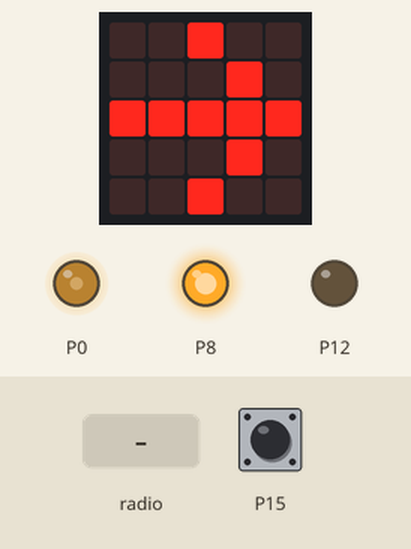
Bench run of a program on a simulated BBC micro:bit running MicroPython. Shown: the board's 5×5 LED display, output pins drawn as LEDs (lit = HIGH). Dashed ring = blinking. The inputs (shaded band) are chosen by the test bench; at power-on: P15 LOW. Pins used as bus, display or sensor lines are not drawn.

Above: at 1.6 s.
1.7 s: P15 pulled HIGH for 1 s
At 2.3 s:
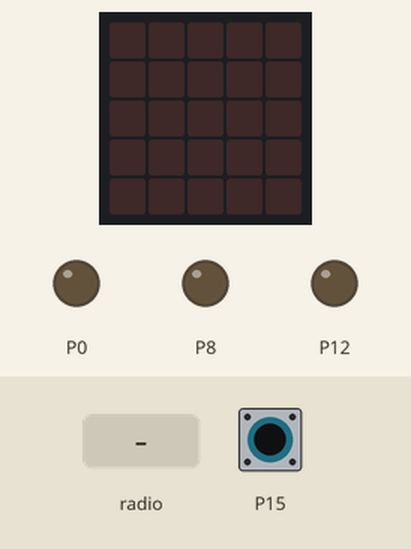
At 3.5 s:
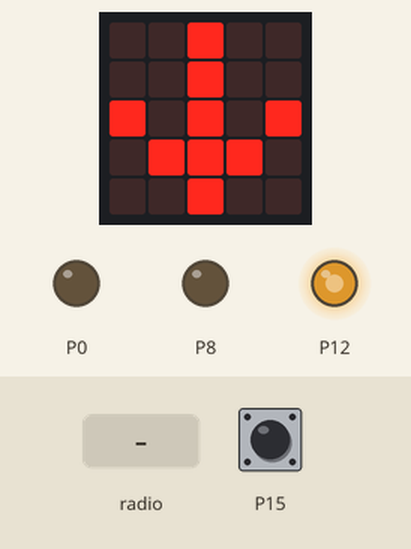
4.2 s: radio message "fwd" arrives
At 6.1 s:
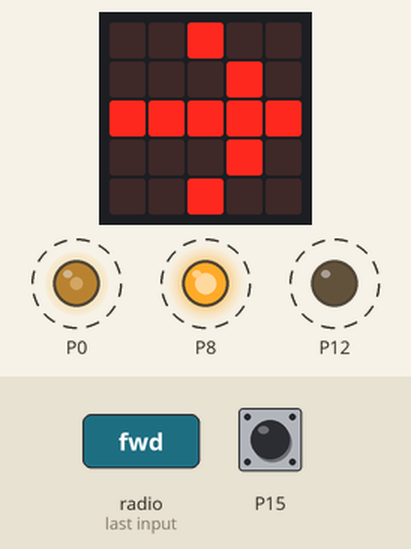
Timing chart, 0 to 16.2 s (numbered marks = the images above; inputs shaded):
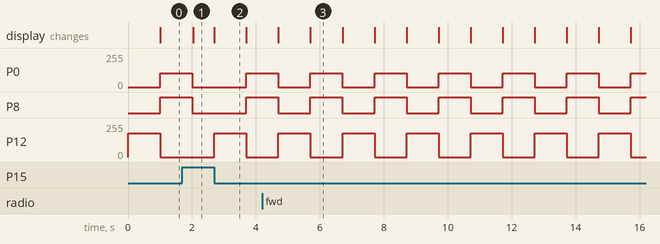

The program:

microbit_robot_min.py
```python
from microbit import pin0,pin8,pin12,pin15,pin16,Image,sleep
class KMotor:
 FORWARD=0
 REVERSE=1
 MOTOR_1=0
 MOTOR_2=1
 def __init__(self):
  self.motor_off(KMotor.MOTOR_1)
  self.motor_off(KMotor.MOTOR_2)
  display.clear()
 def motor_on(self,motor,direction,speed=100):
  if not 0<=speed<=100:
   display.show(Image.NO)
   return
  speed=self._scale(speed)
  if direction==KMotor.FORWARD:
   if motor==KMotor.MOTOR_1:
    pin8.write_analog(speed)
    pin12.write_digital(0)
   elif motor==KMotor.MOTOR_2:
    pin0.write_analog(speed)
    pin16.write_digital(0)
  else:
   if motor==KMotor.MOTOR_1:
    pin12.write_analog(speed)
    pin8.write_digital(0)
   elif motor==KMotor.MOTOR_2:
    pin16.write_analog(speed)
    pin0.write_digital(0)
 def motor_off(self,motor):
  if motor==KMotor.MOTOR_1:
   pin8.write_analog(0)
   pin12.write_analog(0)
  else:
   pin0.write_analog(0)
   pin16.write_analog(0)
 def motor_brake(self,motor):
  if motor==KMotor.MOTOR_1:
   pin8.write_digital(1)
   pin12.write_digital(1)
  else:
   pin0.write_digital(1)
   pin16.write_digital(1)
 def _scale(self,value):
  new_value=(1023/100)*value
  return int(new_value)
from microbit import display
import radio
class Robot:
 def __init__(self):
  self.km=KMotor()
  display.show(Image.HAPPY)
  self.dispatch={'fwd':self.go_forward,'rev':self.go_reverse,'left':self.go_left,'right':self.go_right,'spin_right':self.spin_right,'spin_left':self.spin_left,'stop':self.stop,}
  radio.on()
  while True:
   if not pin15.read_digital():
    self.go_reverse()
    sleep(1000)
    self.go_right()
    sleep(1000)
    self.stop()
   cmd=radio.receive()
   if cmd is None:
    pass
   else:
    op=self.dispatch.get(cmd,None)
    if op:
     op()
 def go_forward(self):
  display.show(Image.ARROW_N)
  self.km.motor_on(self.km.MOTOR_1,self.km.FORWARD,60)
  self.km.motor_on(self.km.MOTOR_2,self.km.FORWARD,60)
 def go_reverse(self):
  display.show(Image.ARROW_S)
  self.km.motor_on(self.km.MOTOR_1,self.km.REVERSE,70)
  self.km.motor_on(self.km.MOTOR_2,self.km.REVERSE)
 def go_left(self):
  display.show(Image.ARROW_W)
  self.km.motor_on(self.km.MOTOR_1,self.km.FORWARD,40)
  self.km.motor_on(self.km.MOTOR_2,self.km.FORWARD)
 def go_right(self):
  display.show(Image.ARROW_E)
  self.km.motor_on(self.km.MOTOR_1,self.km.FORWARD)
  self.km.motor_on(self.km.MOTOR_2,self.km.FORWARD,40)
 def spin_right(self):
  display.show(Image.ARROW_SE)
  self.km.motor_on(self.km.MOTOR_1,self.km.FORWARD)
  self.km.motor_on(self.km.MOTOR_2,self.km.REVERSE)
 def spin_left(self):
  display.show(Image.ARROW_SW)
  self.km.motor_on(self.km.MOTOR_2,self.km.FORWARD)
  self.km.motor_on(self.km.MOTOR_1,self.km.REVERSE)
 def stop(self):
  self.km.motor_off(self.km.MOTOR_1)
  self.km.motor_off(self.km.MOTOR_2)
  display.clear()
r=Robot()
# Created by pyminifier (https://github.com/liftoff/pyminifier)
```

Measured:
- after the input at 1.7 s, the display: changes after 0.35 s (image 1)
- by itself, P0: alternates 102/255 for 1.0 s and 0/255 for 1.0 s
- by itself, P8: alternates HIGH for 1.0 s and LOW for 1.0 s
- by itself, P12: alternates 178/255 for 1.0 s and 0/255 for 1.0 s
- what the display in image 2 shows lasts 1.0 s, from 2.7 s to 3.7 s
